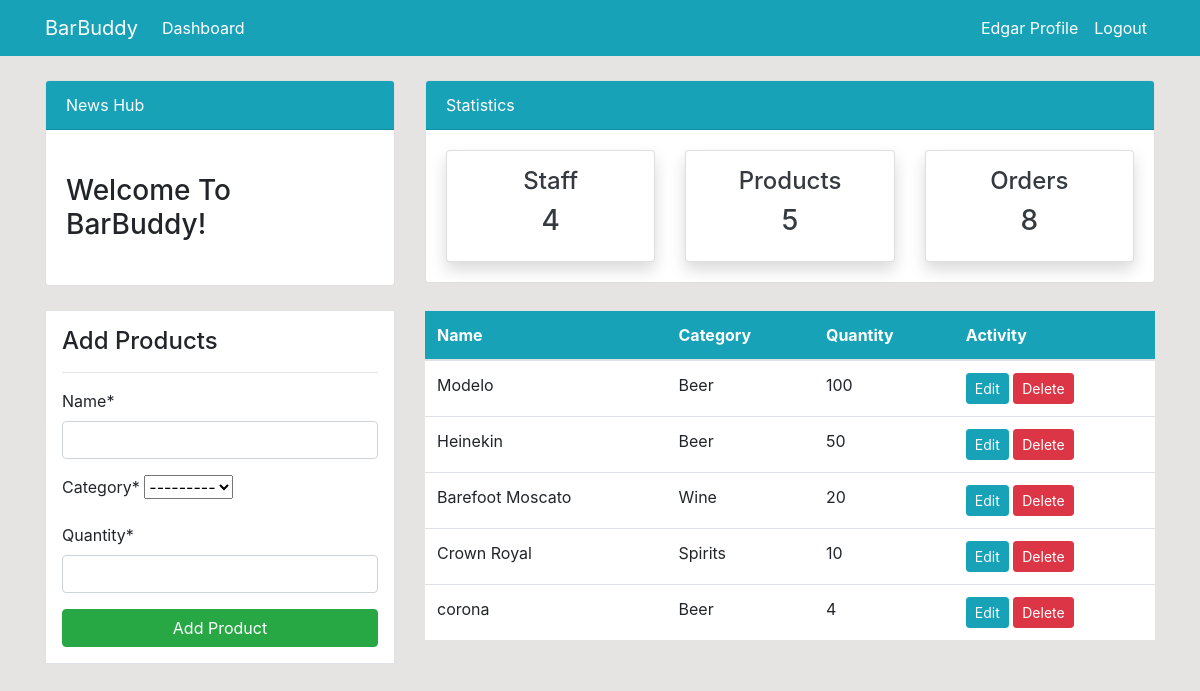
Screenshot of /product/ (signed in) with the database file from the repository.
### dashboard/models.py (models this page shows, shortened)
class Product(models.Model):
    name = models.CharField(max_length=100, null=True)
    category = models.CharField(max_length=20, choices=CATEGORY, null=True)
    quantity = models.PositiveIntegerField(null=True)
    class Meta:
        verbose_name_plural = 'Products'

### dashboard/views.py (the view)
# urls.py: path('product/', views.product, name='dashboard-product'),
@login_required
def product(request):
    items = Product.objects.all()
    products_count = items.count()
    workers_count = User.objects.all().count()
    orders_count = Order.objects.aggregate(Sum('order_quantity'))['order_quantity__sum'] or 0
    if request.method == 'POST':
        form = ProductForm(request.POST)
        if form.is_valid():
            form.save()
            return redirect('dashboard-product')
    else:
        form = ProductForm()
    context = {
        'items': items,
        'form': form,
        'products_count': products_count,
        'workers_count': workers_count,
        'orders_count': orders_count,
    }
    return render(request, 'dashboard/product.html', context)

### dashboard/forms.py
class ProductForm(forms.ModelForm):
    class Meta:
        model = Product
        fields = '__all__'

### templates/dashboard/product.html (shortened to what this page needs)
{% extends 'partials/base.html' %}
{% load crispy_forms_filters %}
{% load crispy_forms_tags %}
{% block content %}
    {% include 'partials/topnav.html' %}
    <div class="container">
        <div class="row my-4">
            <div class="col-md-4">
                <div class="border bg-white p-3">
                    <h4>Add Products</h4>
                    <hr>
                    <form method="POST">
                        {{ form|crispy }}
                        <input class="btn btn-success btn-block" type="submit" value="Add Product">
                    </form>
                </div>
            </div>
            <div class="col-md-8">
                <table class="table bg-white">
                    <thead class="bg-info">
                        <tr class="text-white">
                            <th scope="col">Name</th>
                            <th scope="col">Category</th>
                            <th scope="col">Quantity</th>
                            <th scope="col">Activity</th>
                        </tr>
                    </thead>
                    <tbody>
                        {% for item in items %}
                        <tr>
                            <td>{{ item.name }}</td>
                            <td>{{ item.category }}</td>
                            <td>{{ item.quantity }}</td>
                            <td>
                                <a class="btn btn-info btn-sm" href="{% url 'dashboard-product-edit' item.id %}">Edit</a>
                                <a class="btn btn-danger btn-sm" href="{% url 'dashboard-product-delete' item.id %}">Delete</a>
                            </td>
                        </tr>
                        {% endfor %}
                    </tbody>
                </table>
            </div>
        </div>
    </div>
 {% endblock %}

### templates/partials/nav.html (shortened to what this page needs)
    <nav class="navbar navbar-expand-lg navbar-info bg-info">
        <div class="container">
             {% if user.is_authenticated %}
            <a class="navbar-brand text-white" href="{% url 'dashboard-index' %}">BarBuddy</a>
            <div class="collapse navbar-collapse" id="navbarSupportedContent">
                <ul class="navbar-nav mr-auto">
                    <li class="nav-item active">
                        <a class="nav-link text-white" href="{% url 'dashboard-index' %}">Dashboard </a>
                    </li>
                </ul>
                <ul class="navbar-nav ml-auto">
                    <li class="nav-item active">
                        <a class="nav-link text-white" href="{% url 'user-profile' %}">{{ user.username }} Profile </a>
                    </li>
                    <li class="nav-item">
                        <form method="post" action="{% url 'user-logout' %}" style="display:inline;">
                            <button type="submit" class="nav-link text-white bg-transparent border-0">Logout</button>
                        </form>
                    </li>
                </ul>
                {% endif %}
            </div>
        </div>
    </nav>

### static/style.css (style rules this page uses)
body { background: rgb(230, 227, 227); }

### rows the page displays
Product: name "Modelo", category "Beer", quantity "100"
Product: name "Heinekin", category "Beer", quantity "50"
Product: name "Barefoot Moscato", category "Wine", quantity "20"
Product: name "Crown Royal", category "Spirits", quantity "10"
Product: name "corona", category "Beer", quantity "4"

### other values shown
{{ user.username }} "Edgar"
{{ workers_count }} "4"
{{ products_count }} "5"
{{ orders_count }} "8"
